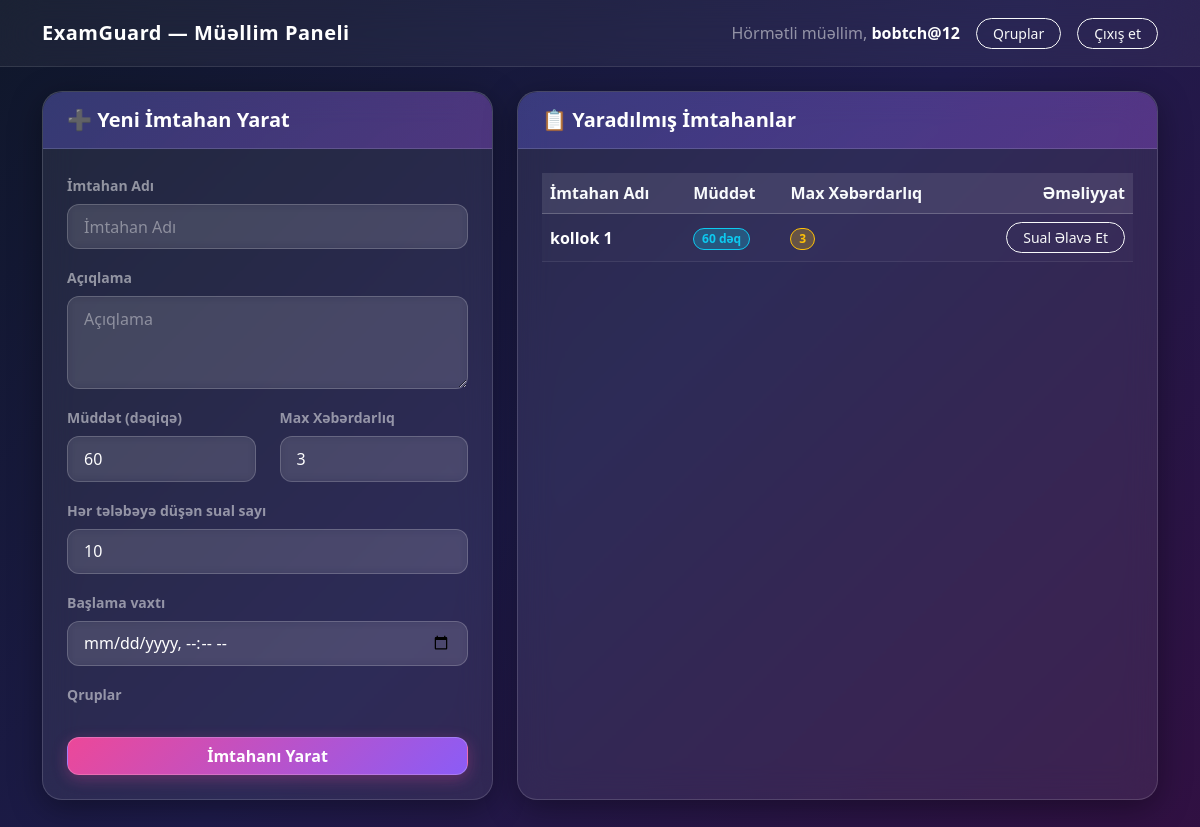
The page / (signed in) on the database as committed earlier.
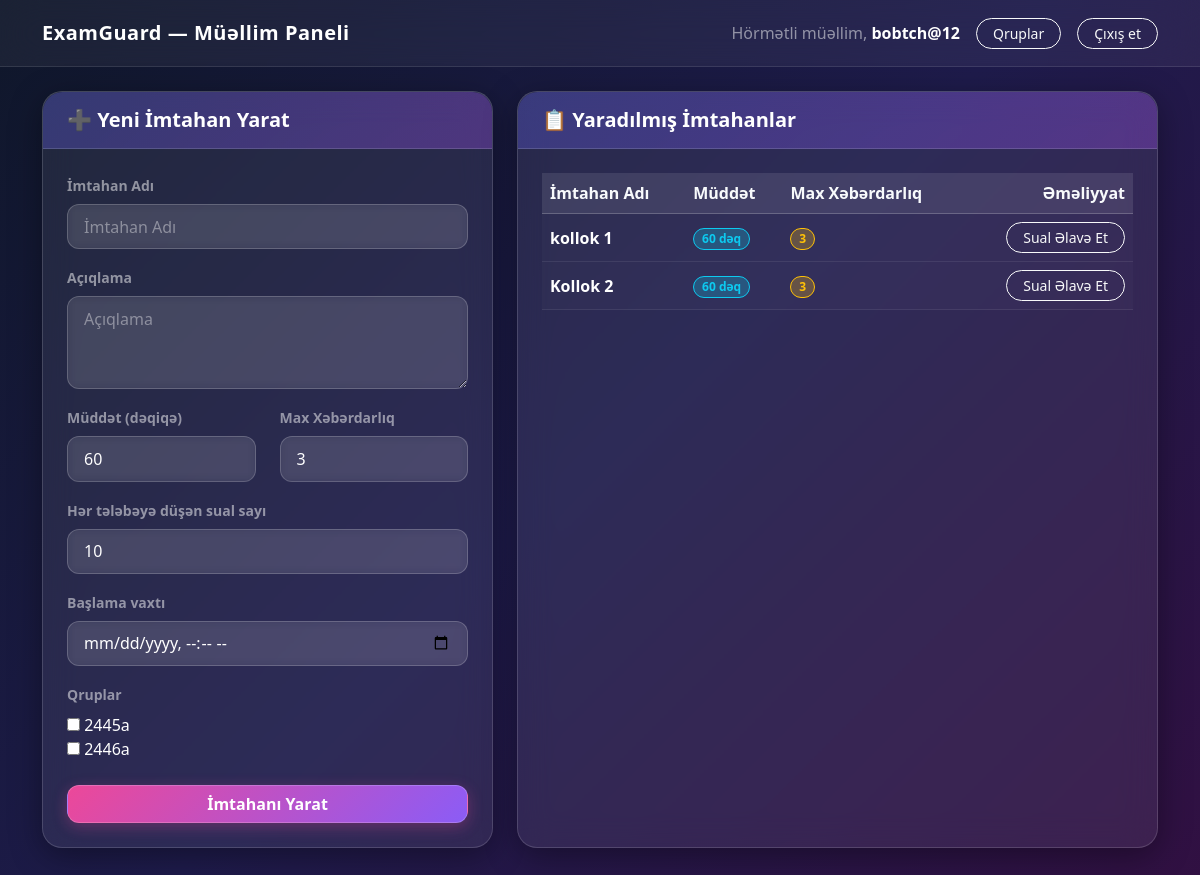
The same page on the database as committed later.
### core/models/exam.py (models this page shows, shortened)
class Exam(models.Model):
    title = models.CharField(max_length=200, verbose_name="İmtahan adı")
    description = models.TextField(blank=True, null=True)
    created_by = models.ForeignKey(settings.AUTH_USER_MODEL, on_delete=models.CASCADE, limit_choices_to={'role': 'teacher'})
    duration_minutes = models.IntegerField(default=60, verbose_name="Müddət (dəqiqə)")
    max_warnings = models.IntegerField(default=3, verbose_name="Maksimum xəbərdarlıq limiti")
    questions_per_student = models.PositiveIntegerField(default=10, verbose_name="Hər tələbəyə düşən sual sayı")
    start_time = models.DateTimeField(null=True, blank=True, verbose_name="Başlama vaxtı")
    groups = models.ManyToManyField('core.Group', related_name='exams', blank=True, verbose_name="Qruplar")
    created_at = models.DateTimeField(auto_now_add=True)

### core/views.py (the view)
# urls.py: path('', views.teacher_dashboard, name='dashboard'),
@login_required
def teacher_dashboard(request):
    if not request.user.is_teacher():
        return redirect('student_dashboard')
    if request.method == 'POST':
        form = ExamForm(request.POST, teacher=request.user)
        if form.is_valid():
            exam = form.save(commit=False)
            exam.created_by = request.user
            exam.save()
            form.save_m2m()
            return redirect('teacher_dashboard')
    else:
        form = ExamForm(teacher=request.user)
    exams = Exam.objects.filter(created_by=request.user)
    return render(request, 'teacher_dashboard.html', {
        'exam_form': form,
        'exams': exams,
    })

### core/models/group.py (called while the page is built)
    def __str__(self):
        return self.name

### core/models/user.py (called while the page is built)
    def is_teacher(self):
        return self.role == 'teacher'

### templates/teacher_dashboard.html (shortened to what the changed rows need)
{% load static %}
<!DOCTYPE html>
<html lang="az">
<head>
    <link href="https://cdn.jsdelivr.net/npm/bootstrap@5.3.0/dist/css/bootstrap.min.css" rel="stylesheet">
</head>
<body>
    <div class="container pb-5">
        <div class="row g-4">
            <div class="col-lg-5">
                <div class="glass-panel h-100">
                    <div class="p-4">
                        <form method="post" action="{% url 'teacher_dashboard' %}" novalidate>
<div class="mb-3">
    <div class="text-white">{{ exam_form.groups }}</div>
</div>
                        </form>
                    </div>
                </div>
            </div>
            <div class="col-lg-7">
                <div class="glass-panel h-100">
                    <div class="p-4 table-responsive">
                        {% if exams %}
                            <table class="table table-glass align-middle">
                                <thead>
                                    <tr>
                                        <th>İmtahan Adı</th>
                                        <th>Müddət</th>
                                        <th>Max Xəbərdarlıq</th>
                                        <th class="text-end">Əməliyyat</th>
                                    </tr>
                                </thead>
                                <tbody>
                                    {% for exam in exams %}
                                        <tr>
                                            <td class="fw-semibold text-white">{{ exam.title }}</td>
                                            <td><span class="badge bg-info bg-opacity-25 text-info border border-info rounded-pill px-2.5 py-1.5">{{ exam.duration_minutes }} dəq</span></td>
                                            <td><span class="badge bg-warning bg-opacity-25 text-warning border border-warning rounded-pill px-2.5 py-1.5">{{ exam.max_warnings }}</span></td>
                                            <td class="text-end">
                                                <button class="btn btn-sm btn-outline-light rounded-pill px-3" data-bs-toggle="modal" data-bs-target="#addQuestionModal{{ exam.id }}">
                                                    Sual Əlavə Et
                                                </button>
                                            </td>
                                        </tr>
                                    {% endfor %}
                                </tbody>
                            </table>
                        {% else %}
                            <div class="text-center py-5">
                                <p class="text-white-50 mb-0">Hələ ki, heç bir imtahan yaradılmayıb.</p>
                            </div>
                        {% endif %}
                    </div>
                </div>
            </div>
        </div>
    </div>
</body>
</html>

Rows that differ between the two databases and show on the page:
added Exam: title "Kollok 2", duration_minutes "60", max_warnings "3"
Other text that changed with them:
form field groups: (not shown) → "☐ ☐"
text now shown: "2445a 2446a"
